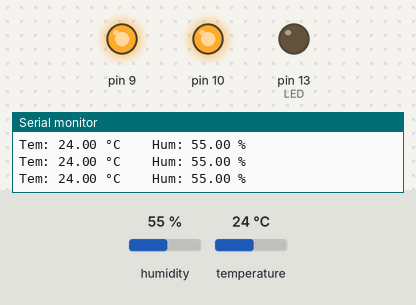
A sketch run on a simulated Arduino Uno, built with avr-gcc and run on an emulated ATmega328P. Parts: output pins drawn as LEDs (lit = HIGH), the last lines printed to the serial monitor. The inputs (shaded band) are chosen by the test bench; at power-on: temperature 24 °C, humidity 55 %.

Above: at 2.8 s.
2.9 s: temperature set to 22 °C
At 5.1 s:
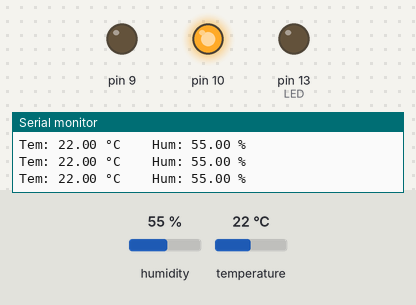
5.7 s: temperature set to 12 °C
At 6.7 s:
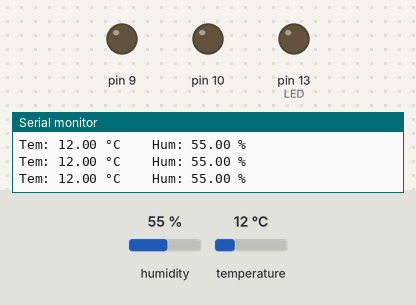
8.4 s: temperature set to 28 °C
At 11.0 s:
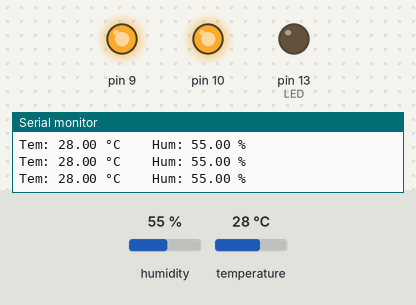
Timing chart, 0 to 12.5 s (numbered marks = the images above; inputs shaded):
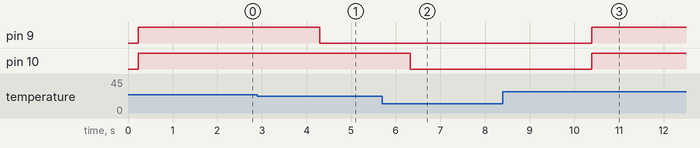

Measured:
- after the input at 2.9 s, pin 9: HIGH → LOW after 1.4 s
- after the input at 5.7 s, pin 10: HIGH → LOW after 0.62 s
- after the input at 8.4 s, pin 9, pin 10: LOW → HIGH after 2.0 s

The sketch:

CHSL_DHT11.ino
```cpp
#include <DHT.h>
#include <DHT_U.h>

int DHTPIN = 7;
int DHTTYPE = DHT11;
int LED = 13;

DHT dht (DHTPIN, DHTTYPE);

void setup() {
  // put your setup code here, to run once:
  Serial.begin(9600);
  dht.begin();
  pinMode(LED, OUTPUT);
  pinMode(9, OUTPUT); // B
  pinMode(10, OUTPUT); // R
}

void loop() {
  // put your main code here, to run repeatedly:
  float t = dht.readTemperature();
  float h = dht.readHumidity();

  if (isnan(h) || isnan(t)) { // Is Not a Number
    Serial.println("Failed to read from DHT sensor!");
    return ; // escape if구문 or loop, 여기서는  void loop()로 돌아가서 시작
  }

  Serial.print("Tem: ");
  Serial.print(t);
  Serial.print(" °C");
  Serial.print("    ");
  Serial.print("Hum: ");
  Serial.print(h);
  Serial.print(" %");
  Serial.println();

  delay(200);

  if (t>=22.5) {
    digitalWrite(9, 1);
    digitalWrite(10, 1);
  }
  else if (t>=22) {
    digitalWrite(9, 0);
    digitalWrite(10, 1);
  }
  else {
    digitalWrite(9, 0);
    digitalWrite(10, 0);
  }
}
```
